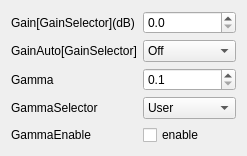
  <widget class="QWidget" name="formLayoutWidget_3">
   <property name="geometry">
    <rect>
     <x>770</x>
     <y>1270</y>
     <width>234</width>
     <height>131</height>
    </rect>
   </property>
   <layout class="QFormLayout" name="formLayout_3">
    <item row="0" column="0">
     <widget class="QLabel" name="label_11">
      <property name="text">
       <string>Gain[GainSelector](dB)</string>
      </property>
     </widget>
    </item>
    <item row="0" column="1">
     <widget class="QDoubleSpinBox" name="doubleSpinBox_2">
      <property name="maximumSize">
       <size>
        <width>130</width>
        <height>16777215</height>
       </size>
      </property>
      <property name="decimals">
       <number>1</number>
      </property>
      <property name="maximum">
       <double>999999999.000000000000000</double>
      </property>
     </widget>
    </item>
    <item row="1" column="0">
     <widget class="QLabel" name="label_12">
      <property name="text">
       <string>GainAuto[GainSelector]</string>
      </property>
     </widget>
    </item>
    <item row="1" column="1">
     <widget class="QComboBox" name="comboBox">
      <property name="maximumSize">
       <size>
        <width>130</width>
        <height>16777215</height>
       </size>
      </property>
      <item>
       <property name="text">
        <string>Off</string>
       </property>
      </item>
      <item>
       <property name="text">
        <string>Once</string>
       </property>
      </item>
      <item>
       <property name="text">
        <string>Continuous</string>
       </property>
      </item>
     </widget>
    </item>
    <item row="2" column="0">
     <widget class="QLabel" name="label_13">
      <property name="text">
       <string>Gamma </string>
      </property>
     </widget>
    </item>
    <item row="2" column="1">
     <widget class="QDoubleSpinBox" name="doubleSpinBox_3">
      <property name="maximumSize">
       <size>
        <width>130</width>
        <height>16777215</height>
       </size>
      </property>
      <property name="decimals">
       <number>1</number>
      </property>
      <property name="minimum">
       <double>0.100000000000000</double>
      </property>
      <property name="maximum">
       <double>999999999.000000000000000</double>
      </property>
     </widget>
    </item>
    <item row="3" column="0">
     <widget class="QLabel" name="label_14">
      <property name="text">
       <string>GammaSelector</string>
      </property>
     </widget>
    </item>
    <item row="3" column="1">
     <widget class="QComboBox" name="comboBox_2">
      <property name="maximumSize">
       <size>
        <width>130</width>
        <height>16777215</height>
       </size>
      </property>
      <item>
       <property name="text">
        <string>User</string>
       </property>
      </item>
      <item>
       <property name="text">
        <string>sRGB</string>
       </property>
      </item>
     </widget>
    </item>
    <item row="4" column="0">
     <widget class="QLabel" name="label_15">
      <property name="text">
       <string>GammaEnable</string>
      </property>
     </widget>
    </item>
    <item row="4" column="1">
     <widget class="QCheckBox" name="checkBox_2">
      <property name="maximumSize">
       <size>
        <width>130</width>
        <height>16777215</height>
       </size>
      </property>
      <property name="text">
       <string>enable</string>
      </property>
     </widget>
    </item>
   </layout>
  </widget>
